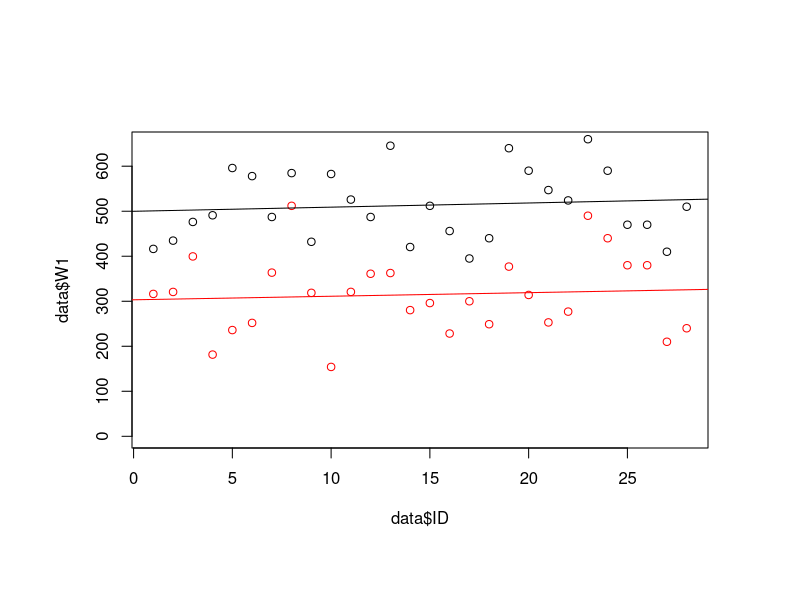
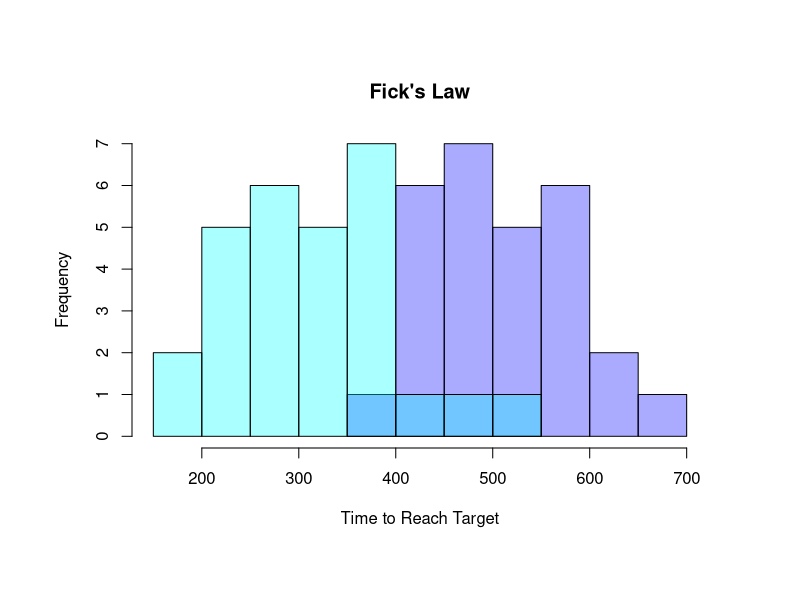
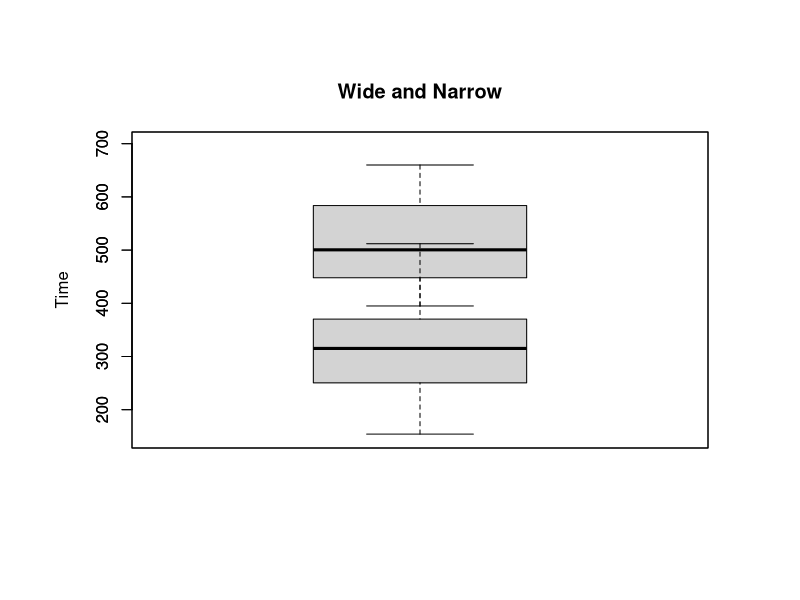
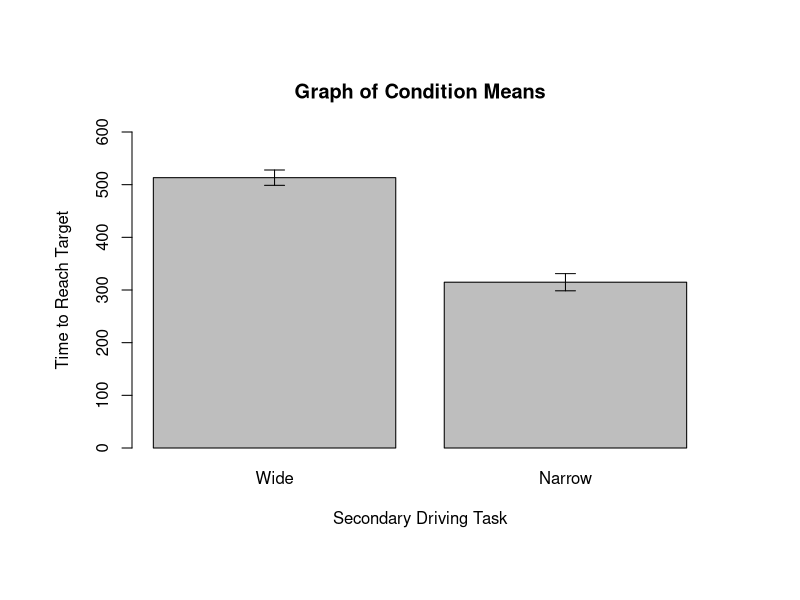

These figures' R source, in order:
data <- read.csv("stats_fitts.csv")
data

pdf( height=11, width=8.5, file="graphs.pdf" )
par( omi=c( 0.5,0.5,0.5,0.5 ) )

plot (data$ID, data$W1, ylim=c(0, 650))
points (data$ID, data$W5, col="red")
abline(lm(data$W1~data$ID), col="black")
abline(lm(data$W5~data$ID), col="red")

t.test(data$W1, data$W5, paired=T)

################################################################################
data <- read.csv ("stats_fitts.csv")

# Make a histogram showing the frequency distribution of the driving scores in
# both the control and text conditions
xx = c(150,700)
yy = c(0,7)
brks = seq(0,8,1)

hist (data$W1, xlab="Time to Reach Target", main="Fick's Law", xlim=xx, ylim=yy, col=rgb(0,0,1,1/3))
hist (data$W5, col=rgb(0,1,1,1/3), add=T)

# Run boxplots to identify outliers and the general spread of the data. Use the
# boxplot() function to generate boxplots of both conditions on the same graph.
boxplot(data$W1, ylim= xx, ylab="Time", main="Wide and Narrow")
boxplot(data$W5, add=TRUE)

################################################################################
drive.mean <- c( mean(data$W1), mean(data$W5) )
drive.sd <- c( sd(data$W1), sd(data$W5) )

names(drive.mean) <- c("Wide", "Narrow")

se.bar <- function(x, y, upper, lower=upper, length=0.1,...) {
    if(length(x) != length(y) | length(y) !=length(lower) | length(lower) != length(upper))
       stop("vectors must be same length")

    arrows(x,y+upper, x, y-lower, angle=90, code=3, length=length, ...)
}

br <- barplot (drive.mean, main = "Graph of Condition Means", xlab= "Secondary Driving Task", ylab="Time to Reach Target", ylim=c(0,600))
se.bar( br, drive.mean, drive.sd/sqrt(length(data$W1)))

mysummary <- function(x) {
     v1 <- mean(x)
     v2 <- median(x)
     v3 <- var(x)
     v4 <- sd(x)
     v5 <- length(x)
     return(list( mean=v1, median=v2, var=v3, sd=v4, N=v5))
}

# Use the mysummary function (defined for you above) to get descriptive
#statistics for both conditions

cat("W1-------------\n")
mysummary (data$W1)

cat("W5-------------\n")
mysummary (data$W5)

# As we are conducting an independent samples t-test we need to identify
# homogeinity of variance before we perform a t-test on it. We can do this
# using Shapiro Wilk. We want the tests to have a p value above 0.05  (p>0.05).
# This would mean that the distribution of the data is not significantly
# different from a normal distribution and that the variances are roughly
# equal.
#
shapiro.test (data$W1)
shapiro.test (data$W5)
#
# Run the t-test to identify whether there is a significant difference between
# the control and the text conditions
t.test (data$W1,data$W1, paired=F)

# You will see in the output that the degrees of freedom do not match what we'd
# expect from the lecture (i.e. N-2). This is because R runs a Welch's t-test
# that alters the degrees of freedom to take into account any deviations from
# homogeinity in the variances of the groups (which is tested by the Levene's
# test).

# Write the results of the t-test conforming to the reporting structure in the
# lecture using the degrees of freedom quoted by R in the t-test output.

# t(27) = 10.9342, p<0.001
